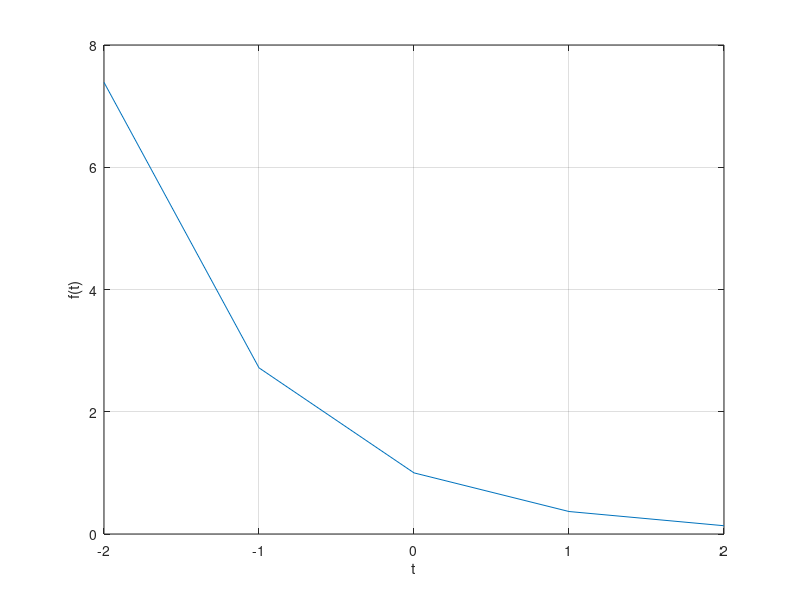
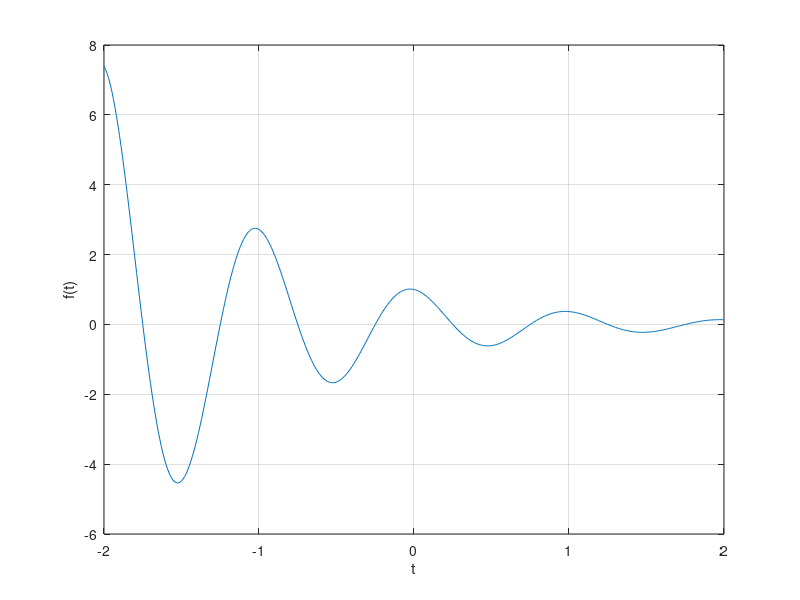
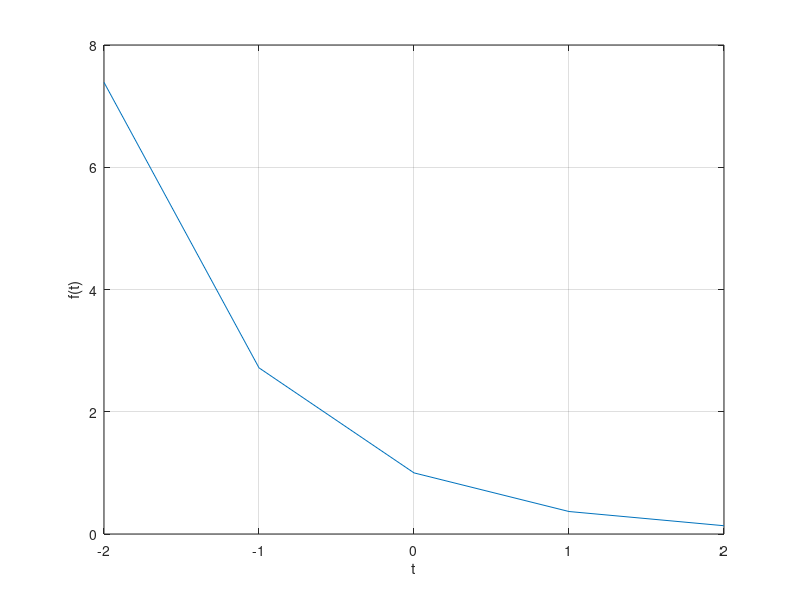
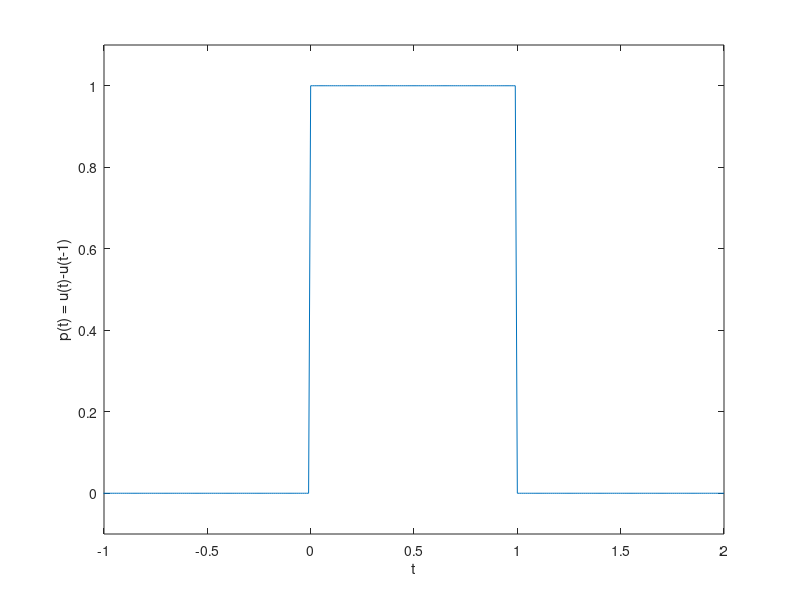

Write MATLAB code to recreate these figures, in order. (Note: this script raises an error after producing the figures.)
% Lathika Sooriyapperuma 500904706 | ELE532 Signals and Systems 1 | Lab 1 |
% Section 01

clc;

%% Problem A.1
clear;

f = @(t) exp(-t).*cos(2*pi*t);
t=(-2:2);
f(t);
figure(); plot(t,f(t)); xlabel('t'); ylabel('f(t)'); grid;
t = (-2:0.01:2);
figure(); plot(t,f(t)); xlabel('t'); ylabel('f(t)'); grid;

%% Problem A.2
clear;

t = [-2:2];
f = @(t) exp(-t);
figure(); plot(t, f(t));
xlabel('t'); ylabel('f(t)'); grid;

%Problem A.3

% The resultant graph is identical to that of fig 1.46. This is a result of
% the period of the cos function(T=1), which results the cos piece being
% 1 at each of the intervals that are plotted as a result of using t(-2:2),
% which only contains integers.

%% Problem B.1
clear;

p = @(t) 1.0*((t>=0)&(t<1));
t=(-2:0.01:2);
figure(); plot(t,p(t));
xlabel('t'); ylabel('p(t) = u(t)-u(t-1)'); axis([-1 2 -.1 1.1]);

%% Problem B.2
clear;

t=(-2:0.01:4);
p = @(t) 1.0.*((t>=0)&(t<1));
r = @(t) t.*p(t);
n = @(t) r(t) + r(-t+2);

figure('Name','r(t)'); plot(t,r(t)); 
xlabel('t'); ylabel('r(t)'); grid;
axis([-1 3 -.1 1.1]);

figure('Name','n(t)'); plot(t,n(t));
xlabel('t'); ylabel('n(t)'); grid;
axis([-1 3 -.1 1.1]);

%% Probelm B.3
clear;

t=(-3:0.01:5);
p = @(t) 1.0.*((t>=0)&(t<1));
r = @(t) t.*p(t);
n = @(t) r(t) + r(-t+2);

n1 = @(t) n(0.5.*t);
n2 = @(t) n1(t+0.5);

figure('Name','n1(t)'); plot(t,n1(t)); 
xlabel('t'); ylabel('n1(t)'); grid;
axis([-3 5 -.1 1.1]);

figure('Name','n2(t)'); plot(t,n2(t)); 
xlabel('t'); ylabel('n2(t)'); grid;
axis([-3 5 -.1 1.1]);

%% Problem B.4
clear;

t=(-3:0.01:5);
p = @(t) 1.0.*((t>=0)&(t<1));
r = @(t) t.*p(t);
n = @(t) r(t) + r(-t+2);

n3 = @(t) n(t+0.25);
n4 = @(t) n3(0.5.*t);

figure('Name','n3(t)'); plot(t,n3(t)); 
xlabel('t'); ylabel('n3(t)'); grid;
axis([-3 5 -.1 1.1]);

figure('Name','n4(t)'); plot(t,n4(t)); 
xlabel('t'); ylabel('n4(t)'); grid;
axis([-3 5 -.1 1.1]);

%Problem B.5

%The graphs are the same as we would expect since when the horizontal shift
%is performed before the horizontal stretch, the horizontal resulting
%horizontal shift (when compared to an un altered graph of the function
%with no transformations) will also be stretched. Since the it was 1/4, it
% became 1/2 just like in graph n2, resulting in the n2 and n4 being
% identical.

%% C.1 
clear;

f = @(t) exp((-2).*t).*cos((4*pi).*t);
u = @(t) 1.0.*(t>=0);
g = @(t) f(t).*u(t);
t = (-2:0.01:4);

figure(); plot(t,g(t));
xlabel('t'); ylabel('g(t) = f(t)u(t)'); axis([-1 3 -1.1 1.1]); grid;

%% C.2 
%using the equation explicity defined ( not g(t+1) ).
clear;

u = @(t) 1.0.*(t>=0);
t = (-2:0.01:4);

s = @(t) exp(-2).*exp(-2*t).*cos(4*pi*t).*u(t);

figure(); plot(t,s(t));
xlabel('t'); ylabel('s(t) = (e^-2)(e^-2t)cos(4pi*t)u(t+1)'); grid;

%% C.3
clear;

t = (0:0.01:4);
u = @(t) 1.0.*(t>=0);

for al= [1 3 5 7]
    s = @(t) exp(-2).*exp(-al*t).*cos(4*pi*t).*u(t);
    plot(t,s(t));
    hold on;
end

xlabel('t'); ylabel('s(t)'); grid;

%Problem C.4. | Lathika Sooriyapperuma 500904706

% The size of matrix effectively generated is |alpha|x|t|, which is 4x401.

%% D.1
clear;
load('ELE532_Lab1_Data.mat');

A(:)    
%Returns all elements in a column vector.
%In the order of (0,0), ... , (0,n-1), (1,0), ..., (1, n-1), ..., (m-1,n-1)
%for an element with indicies (a,b) where a is the row and b is the column, 
%and m is the number of rows the matrix has and n is the number of columns

A([2 4 7 ]) 
%returns the 2nd 4th and 7th elements in the column vector described above

[ A >= 0.2 ]
%If each element is greater or equal to 0.2, its corresponding element will
%be 1 to indicate true, and if it is not, it will be 0 to indicate false

A([ A >= 0.2]) 
%returns all of the elements greater or equal to 0.2

A([ A >= 0.2]) = 0
%Sets all those elements greater or equal to 0.2 to 0

%% D.2
clear;
load('ELE532_Lab1_Data.mat');

%a) -----------------------------------------------------------------------
tic;
for n = 1:1024
    for m = 1:100 
        if abs(B(n,m)) < 0.01
            B(n,m)=0;
        end
    end
end
toc

%b)------------------------------------------------------------------------
clear;
load('ELE532_Lab1_Data.mat');

tic;
B([abs(B)<0.01])=0;
toc

%c)------------------------------------------------------------------------

% Following a test on my Lenovo Thinkpad T470,

%   Nested Loop: 0.004144 seconds
%   Command: 0.001145 seconds

% The in-built command was far quicker, and consistently was upon
% subsequent tests.

%% D.3
clear;

load('ELE532_Lab1_Data.mat');
y = x_audio;
y([ abs(y) <= 0.03]) = 0;
sound(y,8000)
NumberOfZeroes = height(y([ y == 0])) 
